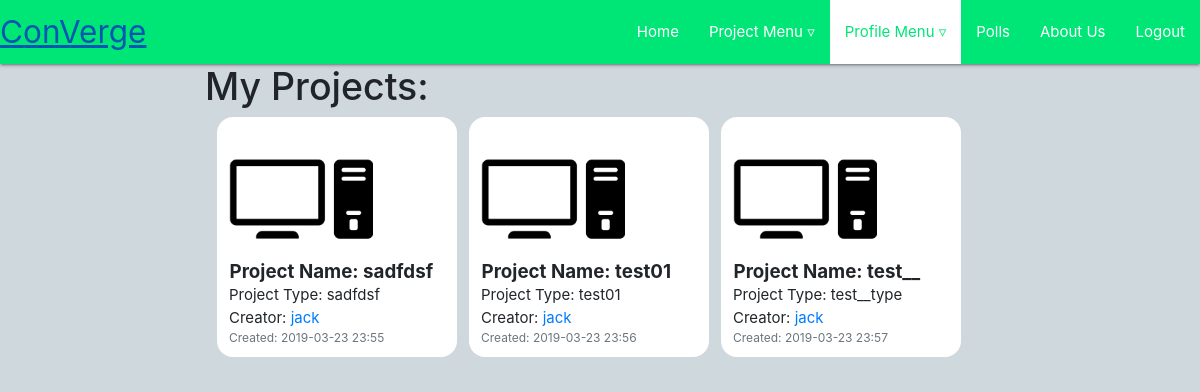
The page /myProjects/ (signed in) on the database its author committed.
### users/models.py (models this page shows, shortened)
class Project(models.Model):
      dateTime = models.CharField(max_length=100)
      creator = models.ForeignKey(Profile, on_delete=models.CASCADE)
      projectName = models.CharField(max_length=100)
      projectType = models.CharField(max_length=100)
      textArea = models.TextField(max_length=10000,default="add info / planning here")
      projectPicture = models.ImageField(default='pics/defaultProject.png',upload_to='pics/')

class Profile(models.Model):
    user = models.OneToOneField(User, on_delete=models.CASCADE) #pics is the directory in the MEDIA directory to be saved
    image = models.ImageField(default='pics/default.png',upload_to='pics/') #needs pillow to be installed

### users/views.py (the view)
# urls.py: path('myProjects/', user_views.myProjects, name='myProjects'),
def myProjects(request):
    user = request.user #find this user
    projects = Project.objects.all() #all projects
    userProjects =[] #create a list to hold only the projects related to user
    for x in projects:
      if x.creator.user == user:
        userProjects.append(x)
    return render(request,'users/myProjects.html',locals())

### users/templates/users/myProjects.html (shortened to what this page needs)
{% extends "main/header.html" %}
{% block content%}
<div class="row" id="main1">
  <div class="col-2"></div>
  <div class="col-9">
    <div>
      <h1>My Projects: </h1>
      {% for x in userProjects %}
          <div class="media1">
            <img class="account-img" src="{{x.projectPicture.url}}">
            <div>
              <h5><strong>Project Name: {{x.projectName}}</strong></h5>
              <p>Project Type: {{x.projectType}}</p>
              <p>Creator: <a href="/allUsers?name1={{user}}"> {{x.creator.user}} </a></p>
              <p class="text-muted small">Created: {{x.dateTime}}</p>
            </div>
          </div>
      {% empty %}
        <p>You do not have any projects! <a href="/createProject">Create</a> a project or <a href="/publicDashboard">join</a> one today!</p>
      {% endfor %}
    </div>
  </div>
</div>
{% endblock%}

### users/templates/users/myProjects.html (style rules this page uses)
.account-img { height: 18vh; }
.media1 { float: left; background-color:white; width: 20vw; height: 20vw; border-radius: 2vh; margin-left: 1vw; margin-bottom: 1vh; padding-left:1vw; }
p { margin: 0px; }
h5 { margin: .5px; }

### rows shown on the page
Project: projectPicture (placeholder picture), projectName "sadfdsf", projectType "sadfdsf", creator.user "jack", dateTime "2019-03-23 23:55"
Project: projectPicture (placeholder picture), projectName "test01", projectType "test01", creator.user "jack", dateTime "2019-03-23 23:56"
Project: projectPicture (placeholder picture), projectName "test__", projectType "test__type", creator.user "jack", dateTime "2019-03-23 23:57"
